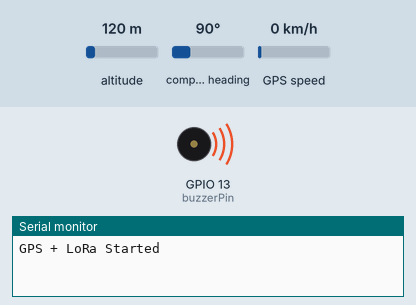
Simulated run of this sketch. Board: ESP32. On the bench: buzzer (waves = sounding, pin HIGH), the last lines printed to the serial monitor. The inputs (shaded band) are chosen by the test bench; at power-on: altitude 120 m, compass heading 90°, GPS speed 0 km/h. The GPS gets a fix after 3 s at 37.7749, -122.4194 with 8 satellites; no radio packets arrive unless stated.

Above: at 0.1 s.
At 0.6 s:
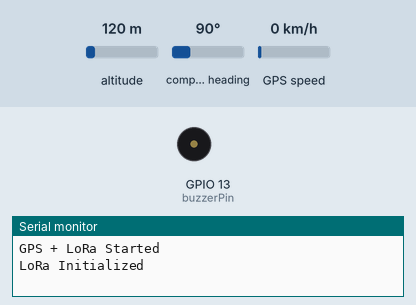
Timing chart, 0 to 2.1 s (numbered marks = the images above):
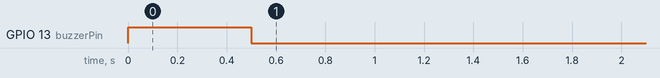

The sketch:

TerraSense_SoilSensor.ino
```cpp
#include <LoRa.h>
#include <SPI.h>
#include <HardwareSerial.h>
#include <TinyGPS++.h>

// LoRa Module Pins
#define LORA_SS 5
#define LORA_RST 14
#define LORA_DIO0 2

// GPS on Serial2 (TX2 = GPIO17, RX2 = GPIO16)
#define GPS_RX 16
#define GPS_TX 17
HardwareSerial gpsSerial(2);  // UART2
TinyGPSPlus gps;

// Buzzer
const int buzzerPin = 13;

// Timers
unsigned long previousMillisBuzzer = 0;

bool buzzerState = false;

void setup() {
  Serial.begin(115200);
  gpsSerial.begin(9600, SERIAL_8N1, GPS_RX, GPS_TX);
  Serial.println("GPS + LoRa Started");

  // Buzzer setup
  pinMode(buzzerPin, OUTPUT);
  digitalWrite(buzzerPin, HIGH);
  delay(500);
  digitalWrite(buzzerPin, LOW);

  // LoRa setup
  LoRa.setPins(LORA_SS, LORA_RST, LORA_DIO0);
  while (!LoRa.begin(433E6)) {
    Serial.println("LoRa init failed. Retrying...");
    delay(1000);
  }

  LoRa.setSyncWord(0xA5);
  Serial.println("LoRa Initialized");

  LoRa.beginPacket();
  LoRa.print("Beacon_Active");
  LoRa.endPacket();
}


void loop() {
  static char buffer[7] = { 0 };
  static int index = 0;

  while (gpsSerial.available()) {
    char c = gpsSerial.read();

    buffer[index++] = c;
    if (index >= 6) index = 0;

    if (buffer[(index + 5) % 6] == '$' && buffer[(index + 0) % 6] == 'G' && buffer[(index + 1) % 6] == 'N') {
      gps.encode('$');
      gps.encode('G');
      gps.encode('P');
    } else {
      gps.encode(c);
    }
  }

  if (gps.location.isUpdated()) {
    float lat = gps.location.lat();
    float lng = gps.location.lng();

    LoRa.beginPacket();
    LoRa.print("Lat:");
    LoRa.print(lat, 6);
    LoRa.print(",Lng:");
    LoRa.print(lng, 6);
    LoRa.endPacket();

    delay(1000);
  }

  // // Buzzer non-blocking toggle
  // unsigned long currentMillis = millis();

  // if (buzzerState && (currentMillis - previousMillisBuzzer >= 500)) {
  //   buzzerState = false;
  //   digitalWrite(buzzerPin, LOW);
  //   previousMillisBuzzer = currentMillis;
  // } else if (!buzzerState && (currentMillis - previousMillisBuzzer >= 2000)) {
  //   buzzerState = true;
  //   digitalWrite(buzzerPin, HIGH);
  //   previousMillisBuzzer = currentMillis;
  // }
}
```
